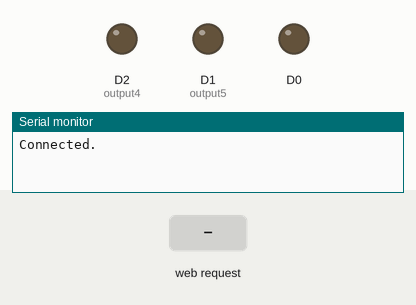
Recording of a sketch running on a simulated ESP8266 (NodeMCU). Shown: output pins drawn as LEDs (lit = HIGH), the last lines printed to the serial monitor. The test bench sets the inputs (shaded band). WiFi joins after 1.5 s; servers stay silent unless stated.

Above: at 3.0 s.
3.1 s: HTTP request GET /4/on received
At 3.4 s:
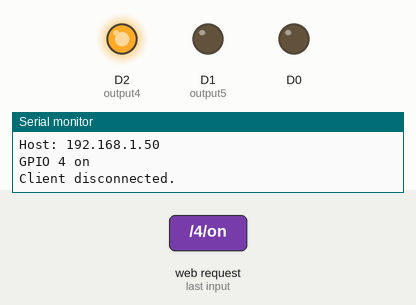
4.6 s: HTTP request GET /5/on received
At 5.3 s:
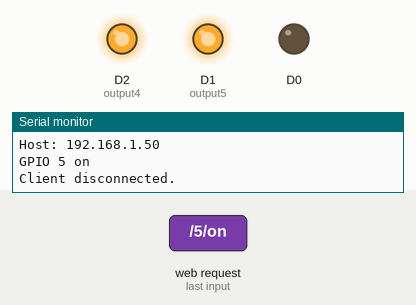
6.1 s: HTTP request GET /5/off received
At 7.3 s:
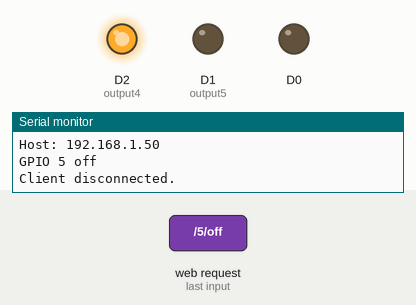
7.6 s: HTTP request GET /4/off received
At 8.2 s:
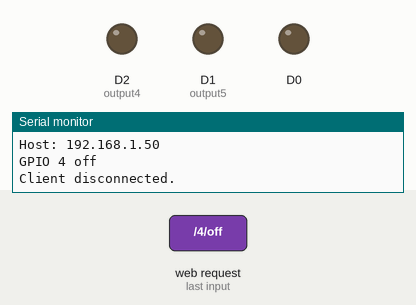
Timing chart, 0 to 10.1 s (numbered marks = the images above; inputs shaded):
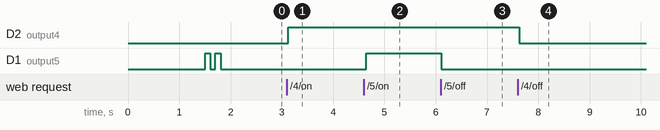

Measured:
- after the input at 3.1 s, D2 (output4): LOW → HIGH at once
- after the input at 4.6 s, D1 (output5): LOW → HIGH after 0.05 s
- after the input at 6.1 s, D1 (output5): HIGH → LOW at once
- after the input at 7.6 s, D2 (output4): HIGH → LOW at once

The sketch:

pendaftaran-esp8266.ino
```cpp
#include <ESP8266WiFi.h>
#include <ESP8266HTTPClient.h>
#include "MFRC522.h"
#include <DNSServer.h>
#include <ESP8266WebServer.h>
#include <WiFiManager.h>

// Set web server port number to 80
WiFiServer server(80);

// Variable to store the HTTP request
String header;

// Auxiliar variables to store the current output state
String output5State = "off";
String output4State = "off";

// Assign output variables to GPIO pins
const int output5 = 5;
const int output4 = 4;

String url = "http://wirabuana.sch.id/doorlock/public/user";

#define RST_PIN D4
#define SS_PIN  D3
MFRC522 mfrc522(SS_PIN, RST_PIN);   // Create MFRC522 instance

String logToServer(unsigned long cardUID) {
  HTTPClient http;

  http.begin(url); //HTTP
  http.addHeader("Content-Type", "application/x-www-form-urlencoded");
  String httpRequestData = "uid="+ String(cardUID);
  Serial.println(httpRequestData);
  int httpCode = http.POST(httpRequestData);

        Serial.print("HTTP Response code: ");
      Serial.println(httpCode);

  if (httpCode > 0) {
    Serial.printf("[HTTP] POST... code: %d\n", httpCode);
    if(httpCode == HTTP_CODE_OK) {
      String payload = http.getString();
      Serial.println("Berhasil registrasi!");
      Serial.println(payload);
      digitalWrite(D1, HIGH);
      delay(2000);
      digitalWrite(D1, LOW);
    }else if(httpCode == HTTP_CODE_BAD_REQUEST){
      Serial.println("id sudah terdaftar!");
      digitalWrite(D0, HIGH);
      delay(2000);
      digitalWrite(D0 ,LOW);
     Serial.println("ID card anda sudah terdaftar!");
  }
  }else {
    Serial.printf("[HTTP] GET... failed, error: %s\n", http.errorToString(httpCode).c_str());
  digitalWrite(D0, HIGH);
  digitalWrite(D1, HIGH);
  delay(2000);
  digitalWrite(D0 ,LOW);
  digitalWrite(D1 ,LOW);
  }
  Serial.println("keluar if");

  http.end();

}

void setup() {
  Serial.begin(9600);
  pinMode(D0, OUTPUT);
  pinMode(D1, OUTPUT);

  // Initialize the output variables as outputs
  pinMode(output5, OUTPUT);
  pinMode(output4, OUTPUT);
  // Set outputs to LOW
  digitalWrite(output5, LOW);
  digitalWrite(output4, LOW);

   // WiFiManager
  // Local intialization. Once its business is done, there is no need to keep it around
  WiFiManager wifiManager;

  // Uncomment and run it once, if you want to erase all the stored information
//  wifiManager.resetSettings();

  // set custom ip for portal
  //wifiManager.setAPConfig(IPAddress(10,0,1,1), IPAddress(10,0,1,1), IPAddress(255,255,255,0));

  // fetches ssid and pass from eeprom and tries to connect
  // if it does not connect it starts an access point with the specified name
  // here  "AutoConnectAP"
  // and goes into a blocking loop awaiting configuration
  wifiManager.autoConnect("Register Smartlock");
  // or use this for auto generated name ESP + ChipID
  //wifiManager.autoConnect();

  // if you get here you have connected to the WiFi
  Serial.println("Connected.");
      digitalWrite(D1, HIGH);
      delay(100);
      digitalWrite(D1, LOW);
      delay(100);
      digitalWrite(D1, HIGH);
      delay(100);
      digitalWrite(D1, LOW);;

  server.begin();


  SPI.begin();        // Init SPI bus
  mfrc522.PCD_Init(); // Init MFRC522 card

  //If you set Antenna Gain to Max it will increase reading distance
  mfrc522.PCD_SetAntennaGain(mfrc522.RxGain_max);
}

unsigned long getCardUID() {
  if ( !mfrc522.PICC_ReadCardSerial()) { //Since a PICC placed get Serial and continue
    return -1;
  }
  unsigned long hex_num;
  hex_num =  mfrc522.uid.uidByte[0] << 24;
  hex_num += mfrc522.uid.uidByte[1] << 16;
  hex_num += mfrc522.uid.uidByte[2] <<  8;
  hex_num += mfrc522.uid.uidByte[3];
  mfrc522.PICC_HaltA(); // Stop reading
  return hex_num;
}

int wait = 51;

void loop() {
    WiFiClient client = server.available();   // Listen for incoming clients
  if (client) {                             // If a new client connects,
    Serial.println("New Client.");          // print a message out in the serial port
    String currentLine = "";                // make a String to hold incoming data from the client
    while (client.connected()) {            // loop while the client's connected
      if (client.available()) {             // if there's bytes to read from the client,
        char c = client.read();             // read a byte, then
        Serial.write(c);                    // print it out the serial monitor
        header += c;
        if (c == '\n') {                    // if the byte is a newline character
          // if the current line is blank, you got two newline characters in a row.
          // that's the end of the client HTTP request, so send a response:
          if (currentLine.length() == 0) {
            // HTTP headers always start with a response code (e.g. HTTP/1.1 200 OK)
            // and a content-type so the client knows what's coming, then a blank line:
            client.println("HTTP/1.1 200 OK");
            client.println("Content-type:text/html");
            client.println("Connection: close");
            client.println();

            // turns the GPIOs on and off
            if (header.indexOf("GET /5/on") >= 0) {
              Serial.println("GPIO 5 on");
              output5State = "on";
              digitalWrite(output5, HIGH);
            } else if (header.indexOf("GET /5/off") >= 0) {
              Serial.println("GPIO 5 off");
              output5State = "off";
              digitalWrite(output5, LOW);
            } else if (header.indexOf("GET /4/on") >= 0) {
              Serial.println("GPIO 4 on");
              output4State = "on";
              digitalWrite(output4, HIGH);
            } else if (header.indexOf("GET /4/off") >= 0) {
              Serial.println("GPIO 4 off");
              output4State = "off";
              digitalWrite(output4, LOW);
            }

            // Display the HTML web page
            client.println("<!DOCTYPE html><html>");
            client.println("<head><meta name=\"viewport\" content=\"width=device-width, initial-scale=1\">");
            client.println("<link rel=\"icon\" href=\"data:,\">");
            // CSS to style the on/off buttons
            // Feel free to change the background-color and font-size attributes to fit your preferences
            client.println("<style>html { font-family: Helvetica; display: inline-block; margin: 0px auto; text-align: center;}");
            client.println(".button { background-color: #195B6A; border: none; color: white; padding: 16px 40px;");
            client.println("text-decoration: none; font-size: 30px; margin: 2px; cursor: pointer;}");
            client.println(".button2 {background-color: #77878A;}</style></head>");

            // Web Page Heading
            client.println("<body><h1>Smart-lock Web server</h1>");

            // Display current state, and ON/OFF buttons for GPIO 5
            client.println("<p>GPIO 5 - State " + output5State + "</p>");
            // If the output5State is off, it displays the ON button
            if (output5State=="off") {
              client.println("<p><a href=\"/5/on\"><button class=\"button\">ON</button></a></p>");
            } else {
              client.println("<p><a href=\"/5/off\"><button class=\"button button2\">OFF</button></a></p>");
            }

            // Display current state, and ON/OFF buttons for GPIO 4
            client.println("<p>GPIO 4 - State " + output4State + "</p>");
            // If the output4State is off, it displays the ON button
            if (output4State=="off") {
              client.println("<p><a href=\"/4/on\"><button class=\"button\">ON</button></a></p>");
            } else {
              client.println("<p><a href=\"/4/off\"><button class=\"button button2\">OFF</button></a></p>");
            }
            client.println("</body></html>");

            // The HTTP response ends with another blank line
            client.println();
            // Break out of the while loop
            break;
          } else { // if you got a newline, then clear currentLine
            currentLine = "";
          }
        } else if (c != '\r') {  // if you got anything else but a carriage return character,
          currentLine += c;      // add it to the end of the currentLine
        }
      }
    }
    // Clear the header variable
    header = "";
    // Close the connection
    client.stop();
    Serial.println("Client disconnected.");
    Serial.println("");
  }

  if (wait > 50) {
    Serial.println("");
//    lcd.setCursor(0,0);
//    lcd.print("Scan kartu anda ");
    wait = 0;
  }

  Serial.print("");
//  lcd.setCursor(0,1);
//  lcd.print(".......................");

  wait++;

  if (wait % 2 == 0)
//    digitalWrite(D1, HIGH);
Serial.print("");
  else
//    digitalWrite(D1, LOW);
Serial.print("");

  // Look for new cards
  if ( ! mfrc522.PICC_IsNewCardPresent()) {
    delay(30);
    return;
  }

  unsigned long cardUID = getCardUID();

  for (int i = 0; i < 3; i++) {
//    digitalWrite(D1, HIGH);
Serial.print("");
    delay(30);
//    digitalWrite(D1, LOW);
Serial.print("");
    delay(30);
  }

  if (cardUID == -1) {
    Serial.println("Failed to get UID");
//    lcd.setCursor(0,0);
//    lcd.print("Scan ulang kartu!");
    delay(1000);
    return;
  }

  Serial.printf("\nCard UID is %u\n", cardUID);

  for (int i = 0; i < 3; i++) {
//    digitalWrite(D1, HIGH);
Serial.print("");
    delay(30);
//    digitalWrite(D1, LOW);
Serial.print("");
    delay(30);
  }

  logToServer(cardUID);

  wait = 51;
}
```
